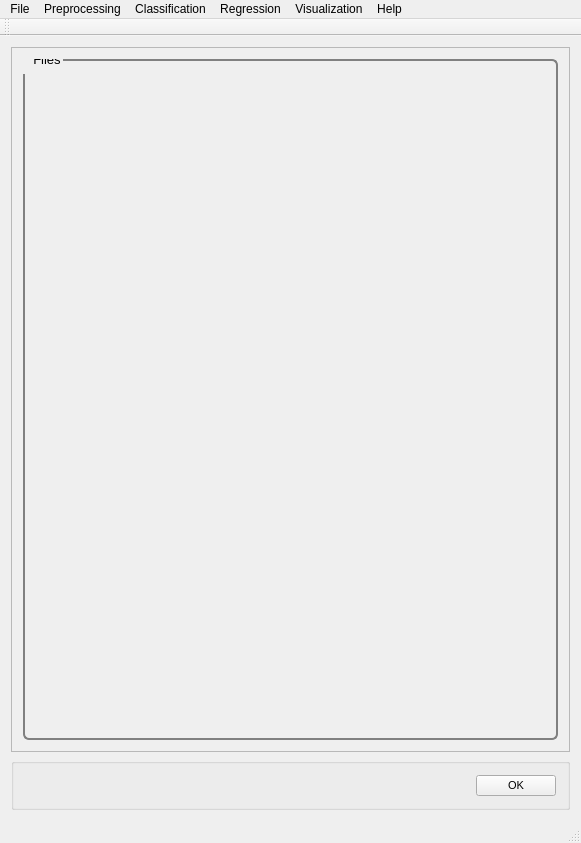
<?xml version="1.0" encoding="UTF-8"?>
<ui version="4.0">
 <class>MainWindow</class>
 <widget class="QMainWindow" name="MainWindow">
  <property name="geometry">
   <rect>
    <x>0</x>
    <y>0</y>
    <width>581</width>
    <height>843</height>
   </rect>
  </property>
  <property name="windowTitle">
   <string>PYSAT</string>
  </property>
  <widget class="QWidget" name="centralWidget">
   <layout class="QVBoxLayout" name="verticalLayout_9">
    <item>
     <widget class="QScrollArea" name="scrollArea">
      <property name="widgetResizable">
       <bool>true</bool>
      </property>
      <widget class="QWidget" name="scrollAreaWidgetContents_2">
       <property name="geometry">
        <rect>
         <x>0</x>
         <y>0</y>
         <width>561</width>
         <height>721</height>
        </rect>
       </property>
       <property name="font">
        <font>
         <pointsize>8</pointsize>
        </font>
       </property>
       <property name="styleSheet">
        <string notr="true">QGroupBox {
  border: 2px solid gray;
  border-radius: 6px;
  margin-top: 0.5em;
}

QGroupBox::title {

  padding-top: -14px;
  padding-left: 8px;
}
</string>
       </property>
       <layout class="QVBoxLayout" name="verticalLayout_8">
        <item>
         <widget class="QGroupBox" name="file_out_path">
          <property name="font">
           <font>
            <pointsize>10</pointsize>
           </font>
          </property>
          <property name="title">
           <string>Files</string>
          </property>
          <layout class="QHBoxLayout" name="horizontalLayout"/>
         </widget>
        </item>
       </layout>
      </widget>
     </widget>
    </item>
    <item>
     <widget class="QGroupBox" name="OK">
      <layout class="QHBoxLayout" name="ok">
       <item>
        <spacer name="horizontalSpacer_5">
         <property name="orientation">
          <enum>Qt::Horizontal</enum>
         </property>
         <property name="sizeHint" stdset="0">
          <size>
           <width>40</width>
           <height>20</height>
          </size>
         </property>
        </spacer>
       </item>
       <item>
        <widget class="QPushButton" name="okButton">
         <property name="font">
          <font>
           <pointsize>8</pointsize>
          </font>
         </property>
         <property name="mouseTracking">
          <bool>false</bool>
         </property>
         <property name="text">
          <string>OK</string>
         </property>
        </widget>
       </item>
      </layout>
     </widget>
    </item>
   </layout>
  </widget>
  <widget class="QToolBar" name="mainToolBar">
   <attribute name="toolBarArea">
    <enum>TopToolBarArea</enum>
   </attribute>
   <attribute name="toolBarBreak">
    <bool>false</bool>
   </attribute>
  </widget>
  <widget class="QStatusBar" name="statusBar"/>
  <widget class="QMenuBar" name="menuBar">
   <property name="geometry">
    <rect>
     <x>0</x>
     <y>0</y>
     <width>581</width>
     <height>21</height>
    </rect>
   </property>
   <widget class="QMenu" name="menuFile">
    <property name="title">
     <string>File</string>
    </property>
    <addaction name="actionLoad_Refence_Data"/>
    <addaction name="actionLoad_Unknown_Data"/>
    <addaction name="actionSet_output_location"/>
    <addaction name="separator"/>
    <addaction name="actionSave_Current_Plots"/>
    <addaction name="actionSave_Current_Data"/>
    <addaction name="separator"/>
    <addaction name="actionCreate_New_Workflow"/>
    <addaction name="actionSave_Current_Workflow"/>
    <addaction name="separator"/>
    <addaction name="actionExit"/>
   </widget>
   <widget class="QMenu" name="menuPreprocessing">
    <property name="title">
     <string>Preprocessing</string>
    </property>
    <widget class="QMenu" name="menuBaseline_Removal">
     <property name="title">
      <string>Baseline Removal</string>
     </property>
     <addaction name="actionALS"/>
     <addaction name="actionDietrich"/>
     <addaction name="actionPolyFit"/>
     <addaction name="actionAirPLS"/>
     <addaction name="actionFABC"/>
     <addaction name="actionKK"/>
     <addaction name="actionMario"/>
     <addaction name="actionMedian"/>
     <addaction name="actionRubberband"/>
     <addaction name="actionUndecimated_Wavelet"/>
    </widget>
    <widget class="QMenu" name="menuCalibration_Transfer">
     <property name="title">
      <string>Calibration Transfer</string>
     </property>
     <addaction name="actionRatio"/>
     <addaction name="actionTommy_s_Methgod"/>
     <addaction name="actionPiecewise_Direct_Standardization"/>
     <addaction name="actionOthers_3"/>
    </widget>
    <addaction name="actionNormalization"/>
    <addaction name="actionNoise_Reduction"/>
    <addaction name="actionApply_Mask"/>
    <addaction name="actionInterpolate"/>
    <addaction name="actionInstrument_Response"/>
    <addaction name="menuBaseline_Removal"/>
    <addaction name="menuCalibration_Transfer"/>
    <addaction name="actionICA_2"/>
    <addaction name="actionPCA_2"/>
   </widget>
   <widget class="QMenu" name="menuRegression">
    <property name="title">
     <string>Regression</string>
    </property>
    <addaction name="actionCross_Validation"/>
    <addaction name="actionTrain"/>
    <addaction name="actionPredict"/>
    <addaction name="actionCreate_N_Folds"/>
    <addaction name="actionCreate_Test_Folds"/>
    <addaction name="actionSubmodel_Ranges"/>
   </widget>
   <widget class="QMenu" name="menuHelp">
    <property name="title">
     <string>Help</string>
    </property>
    <addaction name="actionIndex"/>
    <addaction name="actionContent_2"/>
    <addaction name="separator"/>
    <addaction name="actionAbout"/>
    <addaction name="actionAbout_QtCreator"/>
   </widget>
   <widget class="QMenu" name="menuClassification">
    <property name="title">
     <string>Classification</string>
    </property>
    <widget class="QMenu" name="menuSupervised">
     <property name="title">
      <string>Supervised</string>
     </property>
     <addaction name="actionPLS_DA"/>
     <addaction name="actionSIMCA"/>
    </widget>
    <widget class="QMenu" name="menuClustering">
     <property name="title">
      <string>Clustering</string>
     </property>
     <addaction name="actionK_means"/>
     <addaction name="actionHierarchical_2"/>
    </widget>
    <addaction name="menuSupervised"/>
    <addaction name="menuClustering"/>
   </widget>
   <widget class="QMenu" name="menuVisualization">
    <property name="title">
     <string>Visualization</string>
    </property>
    <addaction name="actionLine_Plot"/>
    <addaction name="action1_to_1_Plot"/>
    <addaction name="actionScatter_Plot"/>
   </widget>
   <addaction name="menuFile"/>
   <addaction name="menuPreprocessing"/>
   <addaction name="menuClassification"/>
   <addaction name="menuRegression"/>
   <addaction name="menuVisualization"/>
   <addaction name="menuHelp"/>
  </widget>
  <action name="actionLoad_Refence_Data">
   <property name="text">
    <string>Load Refence Data</string>
   </property>
  </action>
  <action name="actionLoad_Unknown_Data">
   <property name="text">
    <string>Load Unknown Data</string>
   </property>
  </action>
  <action name="actionSave_Current_Workflow">
   <property name="text">
    <string>Save Current Workflow</string>
   </property>
  </action>
  <action name="actionSave_Current_Plots">
   <property name="text">
    <string>Save Current Plots</string>
   </property>
  </action>
  <action name="actionSave_Current_Data">
   <property name="text">
    <string>Save Current Data</string>
   </property>
  </action>
  <action name="actionCreate_New_Workflow">
   <property name="text">
    <string>Create New Workflow</string>
   </property>
  </action>
  <action name="actionNoise_Reduction">
   <property name="text">
    <string>Noise Reduction</string>
   </property>
  </action>
  <action name="actionApply_Mask">
   <property name="text">
    <string>Apply Mask</string>
   </property>
  </action>
  <action name="actionInterpolate">
   <property name="text">
    <string>Interpolate (unknown to known)</string>
   </property>
  </action>
  <action name="actionInstrument_Response">
   <property name="text">
    <string>Instrument Response</string>
   </property>
  </action>
  <action name="actionALS">
   <property name="text">
    <string>ALS</string>
   </property>
  </action>
  <action name="actionDietrich">
   <property name="text">
    <string>Dietrich</string>
   </property>
  </action>
  <action name="actionPolyFit">
   <property name="text">
    <string>PolyFit</string>
   </property>
  </action>
  <action name="actionAirPLS">
   <property name="text">
    <string>AirPLS</string>
   </property>
  </action>
  <action name="actionFABC">
   <property name="text">
    <string>FABC</string>
   </property>
  </action>
  <action name="actionKK">
   <property name="text">
    <string>KK</string>
   </property>
  </action>
  <action name="actionMario">
   <property name="text">
    <string>Mario</string>
   </property>
  </action>
  <action name="actionMedian">
   <property name="text">
    <string>Median</string>
   </property>
  </action>
  <action name="actionRubberband">
   <property name="text">
    <string>Rubberband</string>
   </property>
  </action>
  <action name="actionUndecimated_Wavelet">
   <property name="text">
    <string>Undecimated Wavelet</string>
   </property>
  </action>
  <action name="actionRatio">
   <property name="text">
    <string>Ratio</string>
   </property>
  </action>
  <action name="actionTommy_s_Methgod">
   <property name="text">
    <string>Tommy's Method</string>
   </property>
  </action>
  <action name="actionPiecewise_Direct_Standardization">
   <property name="text">
    <string>Piecewise Direct Standardization</string>
   </property>
  </action>
  <action name="actionPCA">
   <property name="text">
    <string>PCA</string>
   </property>
  </action>
  <action name="actionICA">
   <property name="text">
    <string>ICA</string>
   </property>
  </action>
  <action name="actionK_Means">
   <property name="text">
    <string>K-Means</string>
   </property>
  </action>
  <action name="actionHierarchical">
   <property name="text">
    <string>Hierarchical</string>
   </property>
  </action>
  <action name="actionOthers">
   <property name="text">
    <string>Others...</string>
   </property>
  </action>
  <action name="actionOthers_2">
   <property name="text">
    <string>Others...</string>
   </property>
  </action>
  <action name="actionOthers_3">
   <property name="text">
    <string>Others...</string>
   </property>
  </action>
  <action name="actionPLS">
   <property name="text">
    <string>PLS</string>
   </property>
  </action>
  <action name="actionSM_PLS">
   <property name="text">
    <string>SM-PLS</string>
   </property>
  </action>
  <action name="actionICA_Regression">
   <property name="text">
    <string>ICA Regression</string>
   </property>
  </action>
  <action name="actionGaussian_Process">
   <property name="text">
    <string>Gaussian Process</string>
   </property>
  </action>
  <action name="actionMLP">
   <property name="text">
    <string>MLP</string>
   </property>
  </action>
  <action name="actionSVM">
   <property name="text">
    <string>SVM</string>
   </property>
  </action>
  <action name="actionOthers_4">
   <property name="text">
    <string>Others...</string>
   </property>
  </action>
  <action name="actionOthers_5">
   <property name="text">
    <string>Others...</string>
   </property>
  </action>
  <action name="actionIndex">
   <property name="text">
    <string>Index</string>
   </property>
  </action>
  <action name="actionContent_2">
   <property name="text">
    <string>Content</string>
   </property>
  </action>
  <action name="actionAbout">
   <property name="text">
    <string>About...</string>
   </property>
  </action>
  <action name="actionAbout_QtCreator">
   <property name="text">
    <string>About Qt...</string>
   </property>
  </action>
  <action name="actionExit">
   <property name="text">
    <string>Exit</string>
   </property>
  </action>
  <action name="actionNormalization">
   <property name="text">
    <string>Normalization</string>
   </property>
  </action>
  <action name="actionICA_2">
   <property name="text">
    <string>ICA</string>
   </property>
  </action>
  <action name="actionPCA_2">
   <property name="text">
    <string>PCA</string>
   </property>
  </action>
  <action name="actionPLS_DA">
   <property name="text">
    <string>PLS-DA</string>
   </property>
  </action>
  <action name="actionSIMCA">
   <property name="text">
    <string>SIMCA</string>
   </property>
  </action>
  <action name="actionK_means">
   <property name="text">
    <string>K-means</string>
   </property>
  </action>
  <action name="actionHierarchical_2">
   <property name="text">
    <string>Hierarchical</string>
   </property>
  </action>
  <action name="actionCross_Validation">
   <property name="text">
    <string>Cross Validation</string>
   </property>
  </action>
  <action name="actionTrain">
   <property name="text">
    <string>Train</string>
   </property>
  </action>
  <action name="actionPredict">
   <property name="text">
    <string>Predict</string>
   </property>
  </action>
  <action name="actionLine_Plot">
   <property name="text">
    <string>Line Plot</string>
   </property>
  </action>
  <action name="action1_to_1_Plot">
   <property name="text">
    <string>1 to 1 Plot</string>
   </property>
  </action>
  <action name="actionScatter_Plot">
   <property name="text">
    <string>Scatter Plot</string>
   </property>
  </action>
  <action name="actionSet_output_location">
   <property name="text">
    <string>Output Location</string>
   </property>
  </action>
  <action name="actionCreate_N_Folds">
   <property name="text">
    <string>Create N Folds</string>
   </property>
  </action>
  <action name="actionCreate_Test_Folds">
   <property name="text">
    <string>Create Test Folds</string>
   </property>
  </action>
  <action name="actionSubmodel_Ranges">
   <property name="text">
    <string>Submodel Ranges</string>
   </property>
  </action>
 </widget>
 <layoutdefault spacing="6" margin="11"/>
 <resources/>
 <connections/>
</ui>
